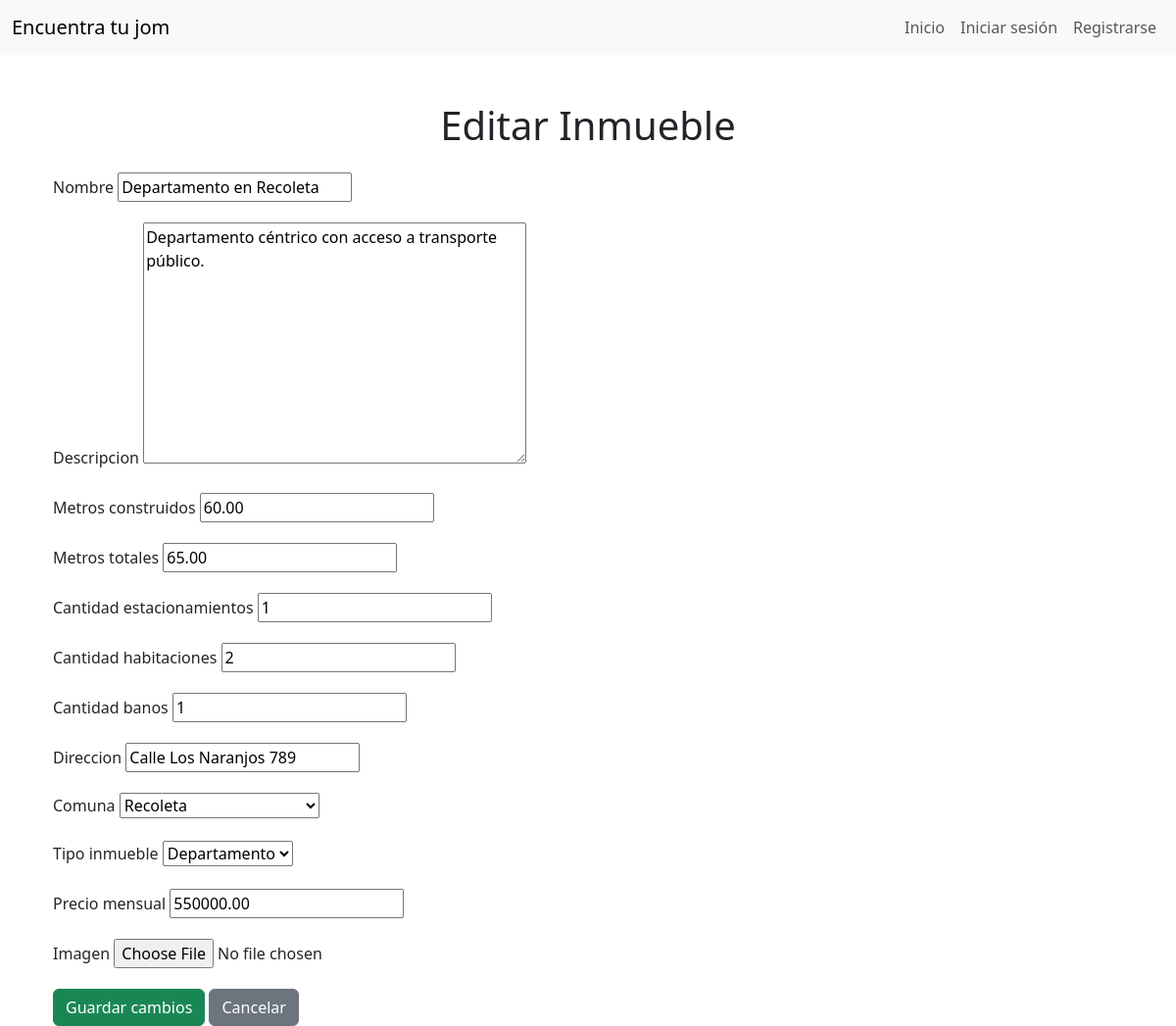
Screenshot of /editar_inmueble/9/ with the database file from the repository.
### gestion_inmuebles/models.py (models this page shows, shortened)
class Inmueble(models.Model):
    TIPO_INMUEBLE = [
        ('Casa', 'Casa'),
        ('Departamento', 'Departamento'),
        ('Parcela', 'Parcela')
    ]
    nombre = models.CharField(max_length=100)
    descripcion = models.TextField()
    metros_construidos = models.DecimalField(
        max_digits=10,
        decimal_places=2,
        validators=[MinValueValidator(0.01)]
        )
    metros_totales = models.DecimalField(
        max_digits=10,
        decimal_places=2,
        validators=[MinValueValidator(0.01)]
    )
    cantidad_estacionamientos = models.IntegerField(validators=[MinValueValidator(1)])
    cantidad_habitaciones = models.IntegerField(validators=[MinValueValidator(1)])
    cantidad_banos = models.IntegerField(validators=[MinValueValidator(1)])
    direccion = models.CharField(max_length=255)
    comuna = models.ForeignKey(Comuna, on_delete=models.SET_NULL, null=True)
    tipo_inmueble = models.CharField(max_length=20, choices=TIPO_INMUEBLE)
    precio_mensual = models.DecimalField(max_digits=12, decimal_places=2,validators=[MinValueValidator(0.01)])
    arrendador = models.ForeignKey(Perfil, on_delete=models.CASCADE, related_name='propiedades')
    fecha_creacion = models.DateTimeField(auto_now_add=True)
    ultima_modificacion = models.DateTimeField(auto_now=True)
    imagen = models.ImageField(upload_to='static/', null=True, blank=True)

### gestion_inmuebles/views.py (the view)
# urls.py: path('editar_inmueble/<int:id>/', views.editar_inmueble, name='editar_inmueble'),
def editar_inmueble(request, id):
    inmueble = get_object_or_404(Inmueble, id=id)
    if request.method == 'POST':
        form = InmuebleForm(request.POST, instance=inmueble)
        if form.is_valid():
            form.save()
            return redirect('home')
    else:
        form = InmuebleForm(instance=inmueble)
    return render(request, 'editar_inmueble.html', {'form': form, 'inmueble': inmueble})

### gestion_inmuebles/forms.py
class InmuebleForm(forms.ModelForm):
    class Meta:
        model = Inmueble
        fields = ['nombre',
                'descripcion',
                'metros_construidos',
                'metros_totales',
                'cantidad_estacionamientos',
                'cantidad_habitaciones',
                'cantidad_banos',
                'direccion',
                'comuna',
                'tipo_inmueble',
                'precio_mensual',
                'imagen',
                ]

### gestion_inmuebles/models.py (called while the page is built)
    def __str__(self):
        return self.nombre_comuna

### templates/editar_inmueble.html (shortened to what this page needs)
{% extends 'base.html' %}
{% block content %}
  <div class="container mt-5">
    <h1 class="text-center">Editar Inmueble</h1>
    <form method="POST" enctype="multipart/form-data" class="mt-4">
      {% for field in form %}
        <div class="mb-3">
          <label for="{{ field.id_for_label }}" class="form-label">{{ field.label }}</label>
          {{ field }}
        </div>
      {% endfor %}
      <button type="submit" class="btn btn-success">Guardar cambios</button>
      <a href="{% url 'home' %}" class="btn btn-secondary">Cancelar</a>
    </form>
  </div>
{% endblock %}

### rows the page displays
Inmueble: form "Departamento en Recoleta" "Departamento céntrico con acceso a transporte público." "60.00" "65.00" "1" "2" "1" "Calle Los Naranjos 789" "Recoleta" "Departamento" "550000.00"

### other values shown
{{ field.label }} "Nombre" "Descripcion" "Metros construidos" "Metros totales" "Cantidad estacionamientos" "Cantidad habitaciones" "Cantidad banos" "Direccion" "Comuna" "Tipo inmueble" "Precio mensual" "Imagen"
